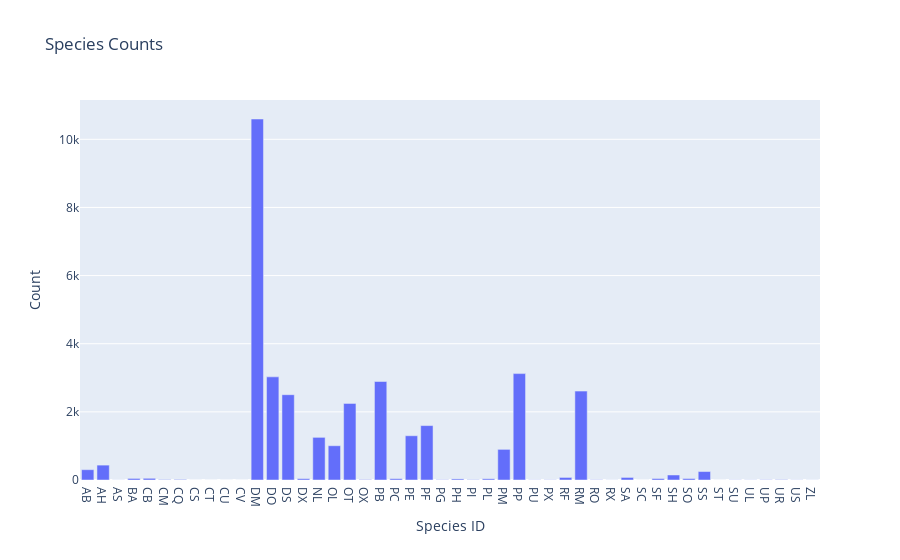

The cell this chart's notebook holds for it:
### Markdown cell above
## Quick & Easy Plotting using Plotly
We can also create plots using the Plotly library.

See [plotly documentation](https://plotly.com/python/plotly-express/) for more examples.

### Code cell
# Importing plotly express library
import plotly.express as px

# Species Counts using Plotly Express
px.bar(data_frame=species_counts, x=species_counts.index, y='record_id', title='Species Counts', labels={'species_id':'Species ID', 'record_id':'Count'})

### Figure 1 — Plotly figure (JSON) as saved in the notebook; plotly's stock layout.template omitted (floating-point values rounded to 4 significant figures)
{"data": [{"alignmentgroup": "True", "hovertemplate": "Species ID=%{x}<br>Count=%{y}<extra></extra>", "legendgroup": "", "marker": {"color": "#636efa", "pattern": {"shape": ""}}, "name": "", "offsetgroup": "", "orientation": "v", "showlegend": false, "textposition": "auto", "type": "bar", "x": ["AB", "AH", "AS", "BA", "CB", "CM", "CQ", "CS", "CT", "CU", "CV", "DM", "DO", "DS", "DX", "NL", "OL", "OT", "OX", "PB", "PC", "PE", "PF", "PG", "PH", "PI", "PL", "PM", "PP", "PU", "PX", "RF", "RM", "RO", "RX", "SA", "SC", "SF", "SH", "SO", "SS", "ST", "SU", "UL", "UP", "UR", "US", "ZL"], "xaxis": "x", "y": [303, 437, 2, 46, 50, 13, 16, 1, 1, 1, 1, 10596, 3027, 2504, 40, 1252, 1006, 2249, 12, 2891, 39, 1299, 1597, 8, 32, 9, 36, 899, 3123, 5, 6, 75, 2609, 8, 2, 75, 1, 43, 147, 43, 248, 1, 5, 4, 8, 10, 4, 2], "yaxis": "y"}], "layout": {"barmode": "relative", "legend": {"tracegroupgap": 0}, "title": {"text": "Species Counts"}, "xaxis": {"anchor": "y", "domain": [0, 1], "title": {"text": "Species ID"}}, "yaxis": {"anchor": "x", "domain": [0, 1], "title": {"text": "Count"}}}}
